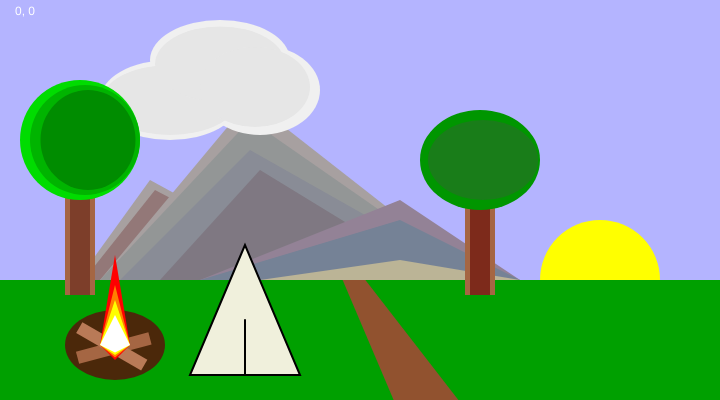
Frame 1 (no input)
Frame 60 (no input): identical to frame 1, image omitted
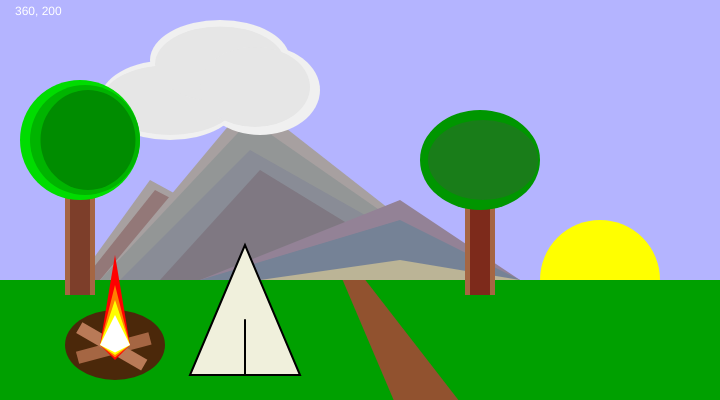
Frame 120 (the mouse pressed at the canvas centre since frame 60)

The p5.js sketch that drew these frames (run headless with seeded random() and noise() and a simulated clock; from frame 60 on, the mouse is pressed at the canvas centre):

// p5.js sketch
// ── sketch.js
function setup() {
  // Sets the screen to be 720 pixels wide and 400 pixels high
  createCanvas(720, 400);
}

function draw() {

  background(180,180,255);
  noStroke();

  //Sun Start
  fill(255,255,0);
  ellipse(600, 280, 120, 120);
  //Sun End

  //start mountains layer 1
  fill(167,160,160);
  triangle(150, 180, 20, 360, 480, 360);

  fill(147,120,120);
  triangle(155, 190, 20, 360, 480, 360);
  //end mountains layer 1



  //Ground Start
  fill(0,160,0);
  rect(0,280,720,200);
  fill(75, 40, 10);
  ellipse(115,345,100,70);
  //Ground End


  //start path
  fill(145, 82, 47);
  triangle(315,215, 400, 415, 470, 415);
  //end path

  //mountain layer two

  fill(167,160,160);
  triangle(250, 100, 100, 280, 480, 280);
  fill(147,150,150);
  triangle(250, 120, 100, 280, 480, 280);
  fill(137,140,150);
  triangle(250, 150, 120, 280, 480, 280);
  fill(127,120,130);
  triangle(260, 170, 160, 280, 440, 280);

  fill(147,130,150);
  triangle(400, 200, 200, 280, 520, 280);
  fill(117,130,150);
  triangle(400, 220, 200, 280, 520, 280);
  fill(187,180,150);
  triangle(400, 260, 260, 280, 520, 280);
  //end mountain layer two


  //start clouds

  noStroke();
  fill(240);
  ellipse(170, 100, 140, 80);
  ellipse(220, 60, 140, 80);
  ellipse(260, 90, 120, 90);
  fill(230);
  ellipse(170, 100, 135, 70);
  ellipse(220, 64, 130, 75);
  ellipse(255, 87, 110, 80);
  //end clouds


  //tree one start
  fill(165, 102, 67);
  rect(65, 175, 30, 120);
  fill(125, 62, 42);
  rect(70, 175, 20, 120);
  fill(0,220,0);
  ellipse(80, 140, 120, 120);
  fill(0,180,0);
  ellipse(85, 140, 110, 110);
  fill(0,140,0);
  ellipse(88, 140, 95, 100);

  //tree one end

  //tree two start
  push();
  translate(400,20);
  fill(165, 102, 67);
  rect(65, 175, 30, 100);
  fill(125, 42, 27);
  rect(70, 175, 20, 100);
  fill(0,150,0);
  ellipse(80, 140, 120, 100);
  fill(25,125,25);
  ellipse(83, 140, 110, 80);
  pop();
  //tree two end


  //coordinate tracker start
  fill(255,255,255);
  text(mouseX + ", " + mouseY, 15, 15);
  //coordinate tracker end

  //start campfire
  push();
  scale(.5,.5);
  translate(0,350);

  //start firewood
  push();
  translate(0,-20);
  push();
  rotate(75 * Math.PI / 180);
  fill(165, 102, 67);
  rect(400, -200, 25, 150);
  pop();
  push();
  rotate(120 * Math.PI / 180);
  fill(185, 122, 87);
  rect(190, -450, 25, 150);
  pop();
  pop();
  //end firewood

  //start flame
  push();
  translate(180,-20);
  fill(255,0,0);
  triangle(50, 180, 20, 360, 80, 360);
  fill(255,128, 0);
  triangle(50, 240, 20, 360, 80, 360);

  fill(255,255, 0);
  triangle(50, 270, 20, 360, 80, 360);
  fill(255,255, 255);
  triangle(50, 300, 20, 360, 80, 360);


  fill(255,0,0);
  triangle(50, 390, 20, 360, 80, 360);
  fill(255,128, 0);
  triangle(50, 385, 20, 360, 80, 360);

  fill(255,255, 0);
  triangle(50, 380, 20, 360, 80, 360);
  fill(255,255, 255);
  triangle(50, 375, 20, 360, 80, 360);

  pop();
  //end flame

  pop();
  //end campfire


  //start tent
  strokeWeight(2);
  stroke(0);
  fill(240,240,220);
  triangle(245, 245, 190, 375, 300, 375);
  line(245, 320, 245, 375);
  //end tent


}
